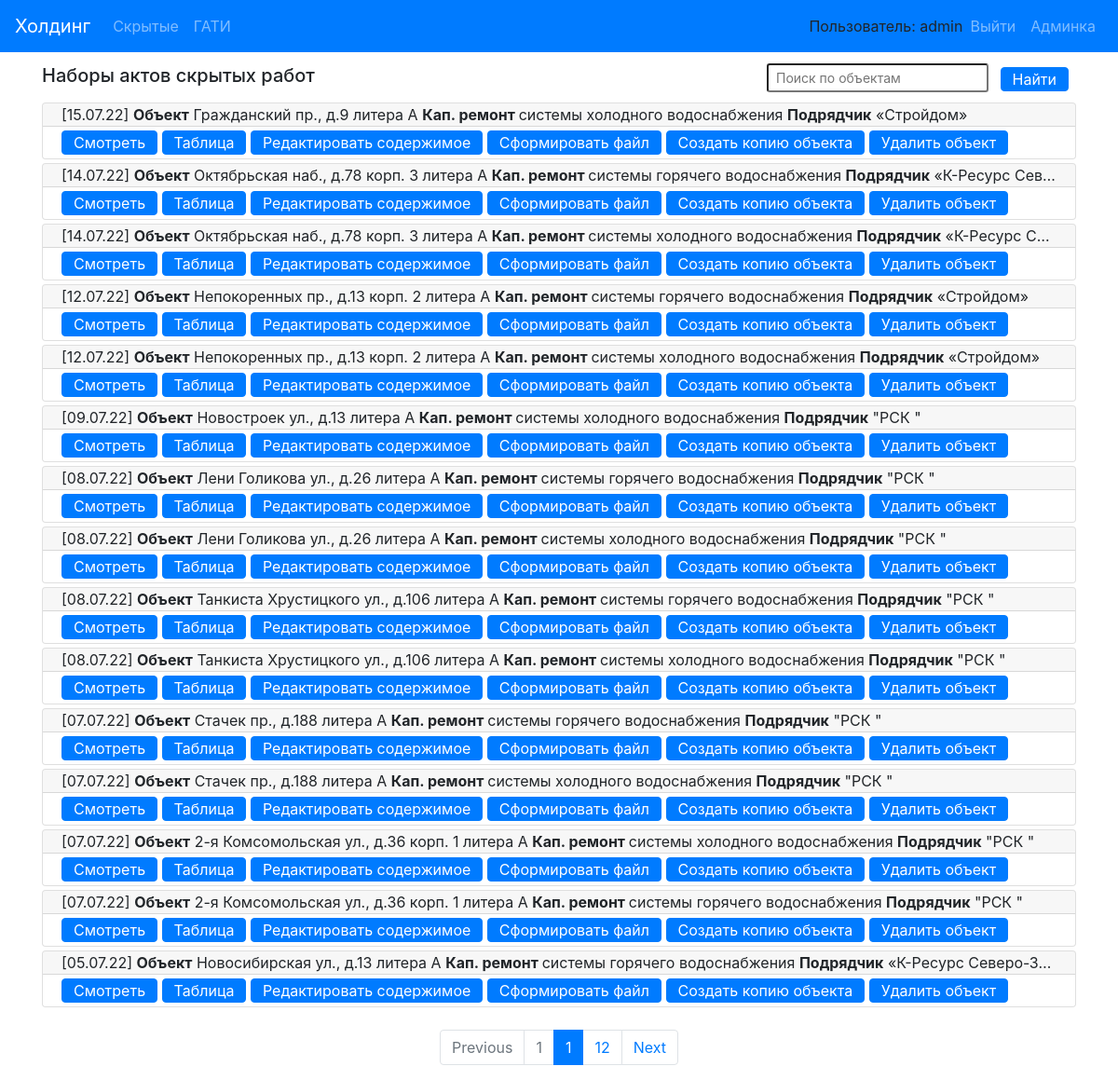
The app's page /actbase/ (signed in), older data.
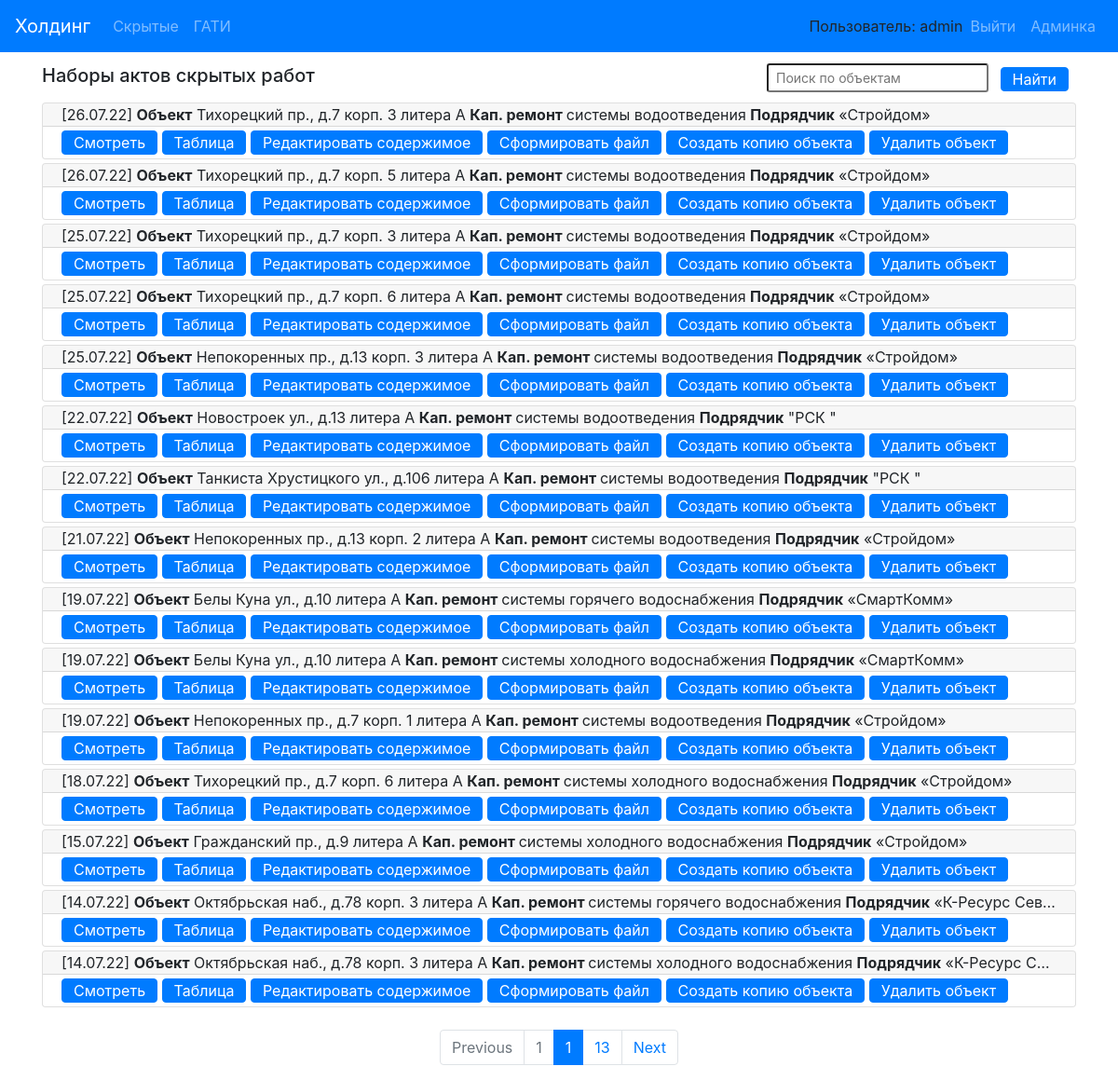
The same page, newer data.
### hiddenactsbase/models.py (models this page shows, shortened)
class ObjectActs(models.Model):
    create_date = models.DateField(blank=False, default=date(2019, 12, 6))
    address = models.CharField(max_length=500, verbose_name='Адрес', blank=False)
    system_type = models.CharField(max_length=500, verbose_name='тип')
    designer = models.CharField(max_length=500, verbose_name='Проектант')
    contractor = models.CharField(max_length=500, verbose_name='Подрядчик',
                                  default='Общество с ограниченной ответственностью «Интера».')
    contractor_requisite = models.CharField(max_length=500, verbose_name='Реквизиты подрядчика',
                                            default='Свидетельство о государственной регистрации серия 78' +
                                                    '№007274277 от  02.09.2009, ОГРН 1097847236783, ' +
                                                    'ИНН 7805498649, 198188, г. Санкт-Петербург,' +
                                                    ' ул. Возрождения, д.20, литер А, тел. 242-78-10.')
    supervisor_engineer = models.CharField(max_length=200, verbose_name='Технадзор')
    contractor_engineer = models.CharField(max_length=200, verbose_name='Прораб')
    contractor_supervisor = models.CharField(max_length=200, verbose_name='Технадзор наш', blank=True)
    designer_engineer = models.CharField(max_length=200, verbose_name='Проектировщик', blank=True)
    project_number = models.CharField(max_length=100, verbose_name='Ном. проекта')
    exec_documents = models.CharField(max_length=500, verbose_name='Исполн.')
    supervisor_engineer_decree = models.CharField(max_length=200, verbose_name='Приказ технадзора')
    contractor_engineer_decree = models.CharField(max_length=200, verbose_name='Приказ прораба')
    contractor_supervisor_decree = models.CharField(max_length=200, verbose_name='Приказ технадз. наш', blank=True)
    designer_engineer_decree = models.CharField(max_length=200, verbose_name='Приказ проектировщика', blank=True)
    acts_instance_num = models.CharField(max_length=100, verbose_name='Кол-во экземпляров', blank=True)
    acts = models.ManyToManyField('HiddenActIS', blank=True, related_name='object_acts')
    is_washing_purging_act = models.BooleanField(default=False, verbose_name='Продувка')
    w_p_act_number = models.CharField(max_length=20, verbose_name='Номер', blank=True)
    w_p_act_date = models.CharField(max_length=50, verbose_name='Дата', default='"15" июня 2022 г.')
    is_washing_disinfection_act = models.BooleanField(default=False, verbose_name='Дезинфекция')
    w_d_act_number = models.CharField(max_length=20, verbose_name='Номер', blank=True)
    w_d_act_date = models.CharField(max_length=50, verbose_name='Дата', default='"15" июня 2022 г.')
    w_d_disinfection_protocol_1 = models.CharField(
        max_length=200, verbose_name='Анализ воды 1', default='А0806/64 от 15.06.2022 г.'
    )
    w_d_disinfection_protocol_2 = models.CharField(
        max_length=200, verbose_name='Анализ воды 2', default='4465/2022 от 10.06.2022 г.'
    )
    is_hydraulic_testing_act = models.BooleanField(default=False, verbose_name='Гидравлика')
    h_act_number = models.CharField(max_length=20, verbose_name='Номер', blank=True)
    h_act_date = models.CharField(max_length=50, verbose_name='Дата', default='"15" июня 2022 г.')
    is_sewer_testing_act = models.BooleanField(default=False, verbose_name='Испыт. канализации')
    s_t_act_number = models.CharField(max_length=20, verbose_name='Номер', blank=True)
    s_t_act_date = models.CharField(max_length=50, verbose_name='Дата', default='"15" июня 2022 г.')
    class Meta:
        verbose_name = 'Объект'
        verbose_name_plural = 'Объекты'
    def get_absolute_url(self):
        return reverse('object_detail_url', kwargs={'pk': self.pk})
    def get_edit_url(self):
        return reverse('object_edit_url', kwargs={'pk': self.pk})
    def get_short_contractor(self):
        s = re.findall(r"[\"\«\»\']\D+?[\"\«\»\']", self.contractor)
        if len(s) == 0:
            return self.contractor
        else:
            return s[0]

### hiddenactsbase/views.py (the view, shortened to what this page needs)
# urls.py: path('', ObjectsList.as_view(), name='objects_list_url'),
class ObjectsList(LoginRequiredMixin, View):
    login_url = ''
    @staticmethod
    def get(request):
        objs = ObjectActs.objects.order_by("-id")
        search_form = SearchForm()
        return paged_output(request, objs, 'hiddenactsbase/index.html', search_form)

### hiddenactsbase/forms.py
class SearchForm (forms.Form):
    search_object = forms.CharField (max_length=100)
    def __init__(self, *args, **kwargs):
        super(forms.Form, self).__init__(*args, **kwargs)
        self.fields['search_object'].widget.attrs['class'] = 'align-self-center form-control-sm mr-sm-2'
        self.fields['search_object'].widget.attrs['placeholder'] = 'Поиск по объектам'

### hiddenactsbase/views.py (called while the page is built)
def paged_output(request, objects, template, search_form):
    paginator = Paginator(objects, 15)
    page = request.GET.get('page')
    page_objs = paginator.get_page(page)
    return render(request, template,
                  context={'objects_acts': page_objs,
                           'search_form': search_form
                           })

### hiddenactsbase/templates/hiddenactsbase/index.html (shortened to what this page needs)
{% extends 'base.html' %}
{% block mycontent %}
    <div class="container">
        <div class="d-flex justify-content-between align-items-center pt-2">
            <div>
                <h5>Наборы актов скрытых работ</h5>
            </div>
            <div>
                <form action="{% url 'objects_list_url' %}" method="post">
                    {{ search_form.search_object }}
                    <button class="align-self-center btn btn-primary py-0 my-2 mr-2" type="submit">Найти</button>
                </form>
            </div>
        </div>
    </div>
    <div class="container">
    {% for obj in objects_acts %}
        <div class="card my-1">
          <div class="card-header py-0 text-truncate">
              [{{ obj.create_date|date:"d.m.y" }}] <b>Объект</b> {{ obj.address }} <b>Кап. ремонт </b> {{ obj.system_type }} <b>Подрядчик</b> {{ obj.get_short_contractor }}
          </div>
          <div class="card-body py-0">
            <a href="{{ obj.get_absolute_url }}" class="btn btn-primary  my-1 py-0">Смотреть</a>
            <a href="{% url 'object_table_url' obj.pk %}" class="btn btn-primary  my-1 py-0">Таблица</a>
            <a href="{{ obj.get_edit_url }}" class="btn btn-primary  my-1 py-0">Редактировать содержимое</a>
            <a href="{% url 'make_word_file' obj.pk %}" class="btn btn-primary my-1 py-0">Сформировать файл</a>
            <a href="{% url 'copy_object' obj.pk %}" class="btn btn-primary  my-1 py-0">Создать копию объекта</a>
            <a href="{% url 'delete_object' obj.pk %}" class="btn btn-primary  my-1 py-0 del_btn">Удалить объект</a>
          </div>
        </div>
    {% endfor %}
    </div>
    <nav>
        <ul class="pagination justify-content-center mt-4">
            {% if objects_acts.has_previous %}
                <li class="page-item">
                  <a class="page-link" href="?page={{ objects_acts.previous_page_number }}" tabindex="-1" aria-disabled="false">Previous</a>
                </li>
                <li class="page-item"><a class="page-link" href="?page=1">1</a></li>
            {% else %}
                <li class="page-item disabled">
                  <a class="page-link" href="" tabindex="-1" aria-disabled="true">Previous</a>
                </li>
                <li class="page-item disabled"><a class="page-link" href="">1</a></li>
            {% endif %}
            <li class="page-item active" aria-current="page">
              <a class="page-link" href="">{{ objects_acts.number }} <span class="sr-only">(current)</span></a>
            </li>
            {% if objects_acts.has_next %}
                <li class="page-item">
                    <a class="page-link" href="?page={{ objects_acts.paginator.num_pages }}">{{ objects_acts.paginator.num_pages }}</a>
                </li>
                <li class="page-item">
                    <a class="page-link" href="?page={{ objects_acts.next_page_number }}" aria-disabled="false">Next</a>
                </li>
            {% endif %}
        </ul>
    </nav>
{% endblock %}

Row changes from the older to the newer data that the page shows:
no longer on this page (row unchanged): ObjectActs: create_date "12.07.22", address "Непокоренных пр., д.13 корп. 2 литера А", system_type "системы горячего водоснабжения", get_short_contractor "«Стройдом»"
no longer on this page (row unchanged): ObjectActs: create_date "12.07.22", address "Непокоренных пр., д.13 корп. 2 литера А", system_type "системы холодного водоснабжения", get_short_contractor "«Стройдом»"
no longer on this page (row unchanged): ObjectActs: create_date "09.07.22", address "Новостроек ул., д.13 литера А", system_type "системы холодного водоснабжения", get_short_contractor "\"РСК \""
no longer on this page (row unchanged): ObjectActs: create_date "08.07.22", address "Лени Голикова ул., д.26 литера А", system_type "системы горячего водоснабжения", get_short_contractor "\"РСК \""
no longer on this page (row unchanged): ObjectActs: create_date "08.07.22", address "Лени Голикова ул., д.26 литера А", system_type "системы холодного водоснабжения", get_short_contractor "\"РСК \""
no longer on this page (row unchanged): ObjectActs: create_date "08.07.22", address "Танкиста Хрустицкого ул., д.106 литера А", system_type "системы горячего водоснабжения", get_short_contractor "\"РСК \""
no longer on this page (row unchanged): ObjectActs: create_date "08.07.22", address "Танкиста Хрустицкого ул., д.106 литера А", system_type "системы холодного водоснабжения", get_short_contractor "\"РСК \""
no longer on this page (row unchanged): ObjectActs: create_date "07.07.22", address "Стачек пр., д.188 литера А", system_type "системы горячего водоснабжения", get_short_contractor "\"РСК \""
no longer on this page (row unchanged): ObjectActs: create_date "07.07.22", address "Стачек пр., д.188 литера А", system_type "системы холодного водоснабжения", get_short_contractor "\"РСК \""
no longer on this page (row unchanged): ObjectActs: create_date "07.07.22", address "2-я Комсомольская ул., д.36 корп. 1 литера А", system_type "системы холодного водоснабжения", get_short_contractor "\"РСК \""
no longer on this page (row unchanged): ObjectActs: create_date "07.07.22", address "2-я Комсомольская ул., д.36 корп. 1 литера А", system_type "системы горячего водоснабжения", get_short_contractor "\"РСК \""
no longer on this page (row unchanged): ObjectActs: create_date "05.07.22", address "Новосибирская ул., д.13 литера А", system_type "системы горячего водоснабжения", get_short_contractor "«К-Ресурс Северо-З…"
added ObjectActs: create_date "26.07.22", address "Тихорецкий пр., д.7 корп. 3 литера А", system_type "системы водоотведения", get_short_contractor "«Стройдом»"
added ObjectActs: create_date "26.07.22", address "Тихорецкий пр., д.7 корп. 5 литера А", system_type "системы водоотведения", get_short_contractor "«Стройдом»"
added ObjectActs: create_date "25.07.22", address "Тихорецкий пр., д.7 корп. 3 литера А", system_type "системы водоотведения", get_short_contractor "«Стройдом»"
added ObjectActs: create_date "25.07.22", address "Тихорецкий пр., д.7 корп. 6 литера А", system_type "системы водоотведения", get_short_contractor "«Стройдом»"
added ObjectActs: create_date "25.07.22", address "Непокоренных пр., д.13 корп. 3 литера А", system_type "системы водоотведения", get_short_contractor "«Стройдом»"
added ObjectActs: create_date "22.07.22", address "Новостроек ул., д.13 литера А", system_type "системы водоотведения", get_short_contractor "\"РСК \""
added ObjectActs: create_date "22.07.22", address "Танкиста Хрустицкого ул., д.106 литера А", system_type "системы водоотведения", get_short_contractor "\"РСК \""
added ObjectActs: create_date "21.07.22", address "Непокоренных пр., д.13 корп. 2 литера А", system_type "системы водоотведения", get_short_contractor "«Стройдом»"
added ObjectActs: create_date "19.07.22", address "Белы Куна ул., д.10 литера А", system_type "системы горячего водоснабжения", get_short_contractor "«СмартКомм»"
added ObjectActs: create_date "19.07.22", address "Белы Куна ул., д.10 литера А", system_type "системы холодного водоснабжения", get_short_contractor "«СмартКомм»"
added ObjectActs: create_date "19.07.22", address "Непокоренных пр., д.7 корп. 1 литера А", system_type "системы водоотведения", get_short_contractor "«Стройдом»"
added ObjectActs: create_date "18.07.22", address "Тихорецкий пр., д.7 корп. 6 литера А", system_type "системы холодного водоснабжения", get_short_contractor "«Стройдом»"
Text that changed along with them:
{{ objects_acts.paginator.num_pages }}: "12" → "13"
